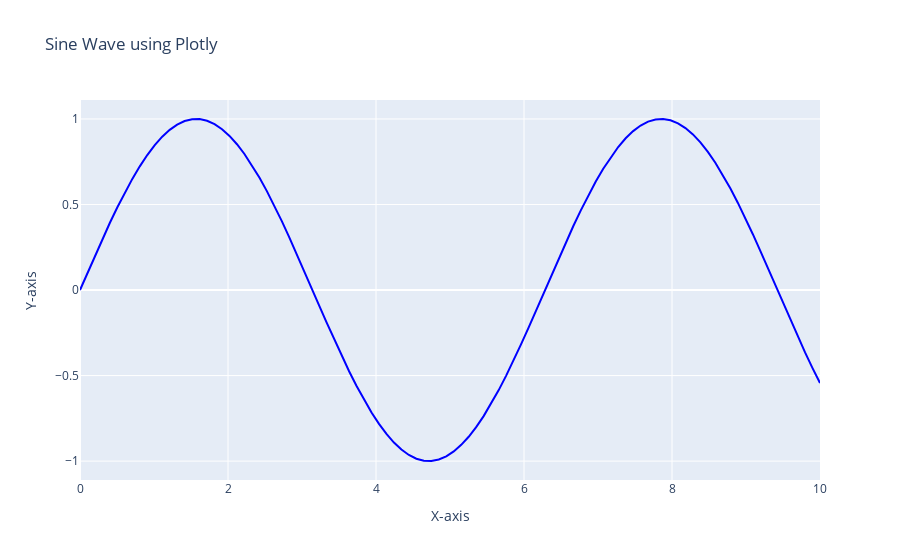

Source (notebook cell):
### Code cell
import plotly.graph_objects as go
import numpy as np

# Sample data
x = np.linspace(0, 10, 100)  # 100 points from 0 to 10
y = np.sin(x)                 # Sine of x

# Create a line plot
fig = go.Figure()

# Add a trace (line)
fig.add_trace(go.Scatter(x=x, y=y, mode='lines', name='Sine Wave', line=dict(color='blue')))

# Update layout with title and axis labels
fig.update_layout(
    title='Sine Wave using Plotly',
    xaxis_title='X-axis',
    yaxis_title='Y-axis'
)

# Show the plot
fig.show()
